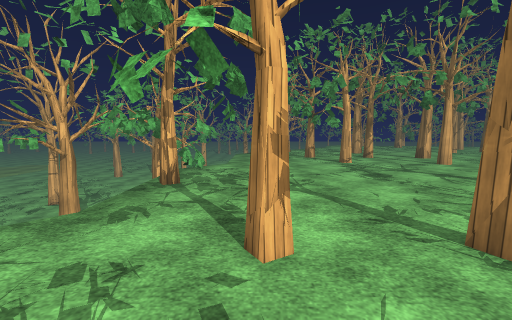
view 1 (above)

20 first-person views from a walk through a 3-D level made in the Unity game engine. The camera is 1.5 m above the floor, tilts 6° down and sees 90° across. Doors are open. The floor is counted in squares, 1 m on a side. Each view is taken from the middle of a square. On the plan, view 1 faces up. The plan holds only what a view shows up to about 13 squares ahead; the rest is blank. The place goes on beyond the plan. The player character is not drawn. Some animated figures are left out. Some surface patterns are stand-ins.

view 2
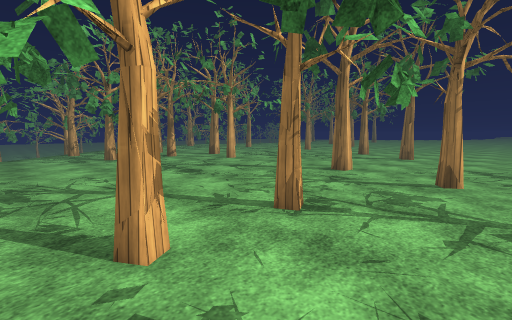

view 3
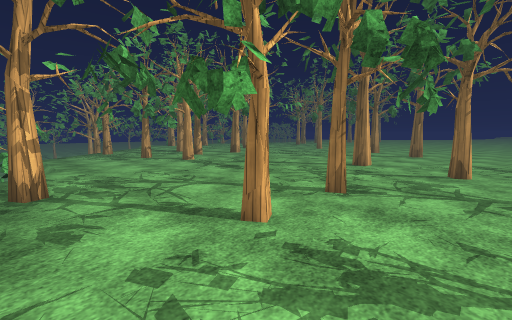

view 4
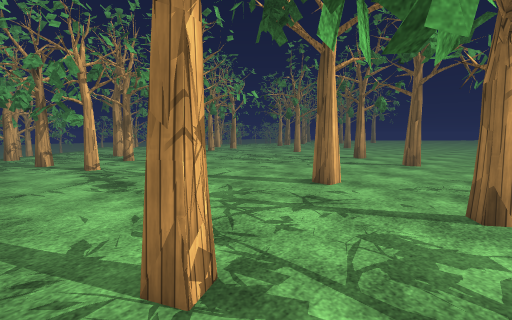

view 5
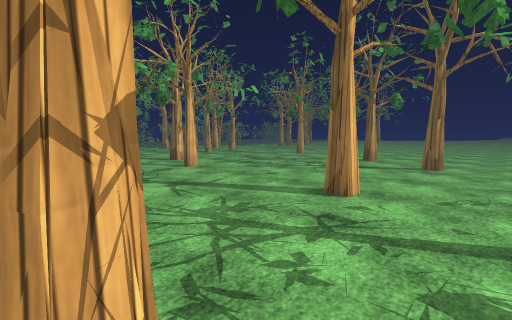

view 6
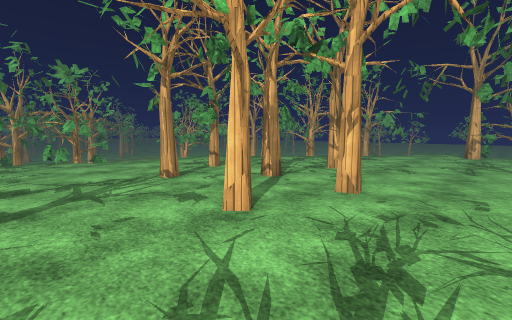

view 7
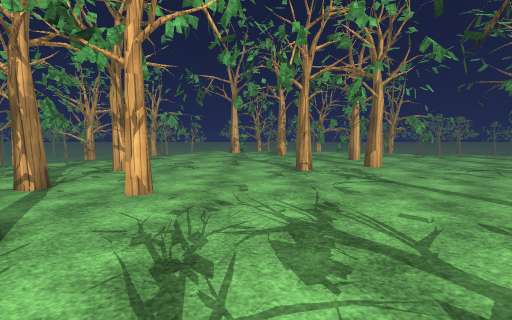

view 8
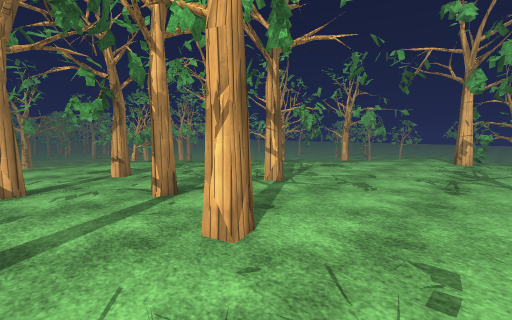

view 9
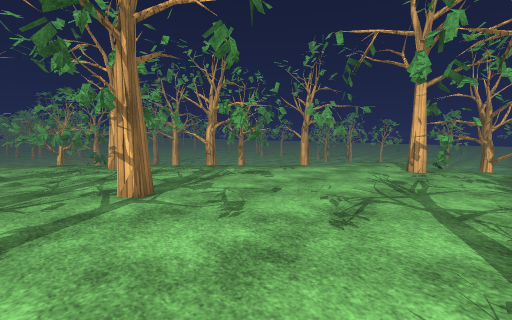

view 10
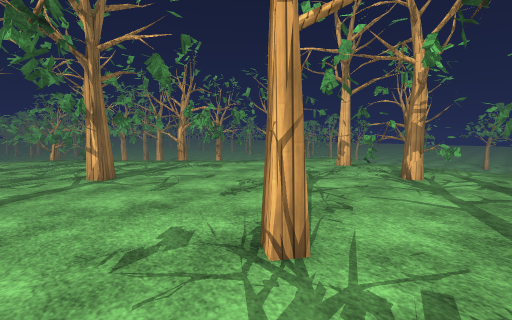

view 11
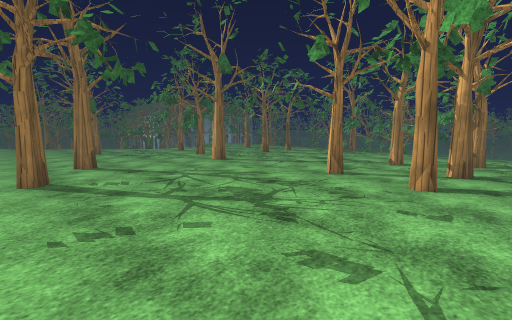

view 12
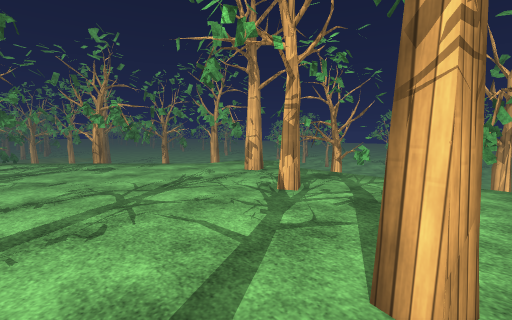

view 13
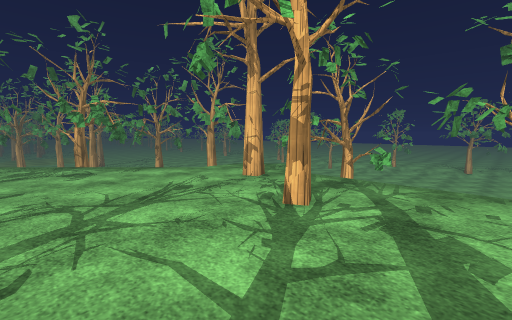

view 14
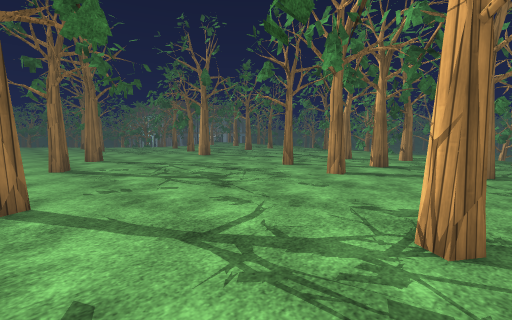

view 15
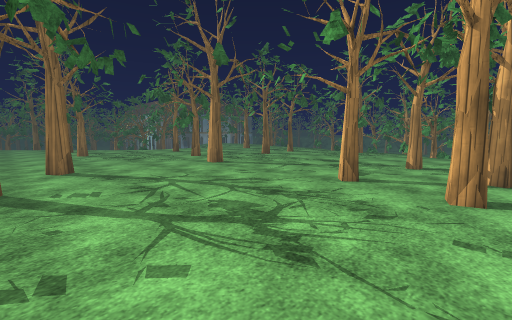

view 16
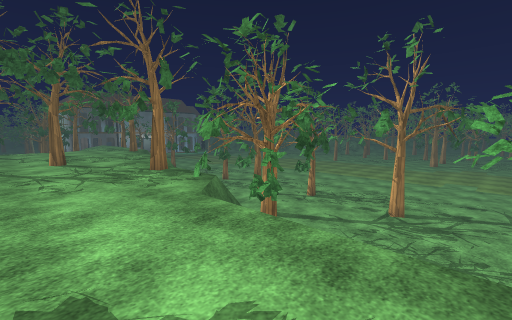

view 17
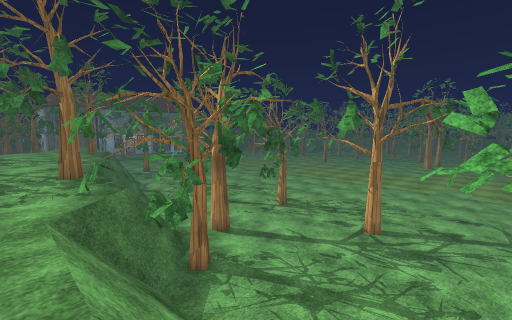

view 18
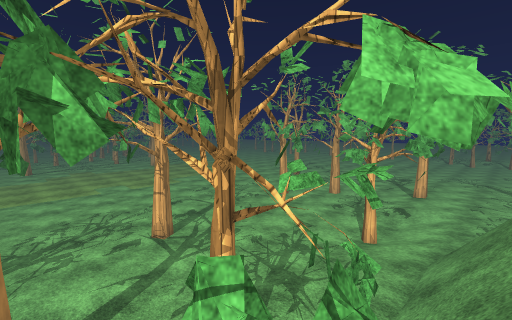

view 19
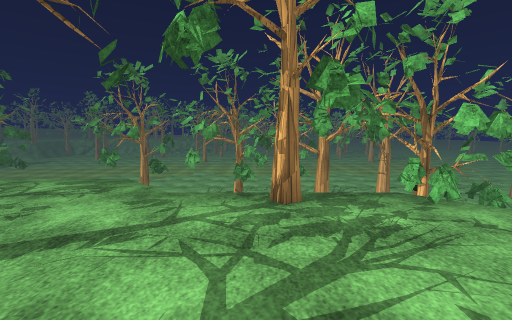

view 20
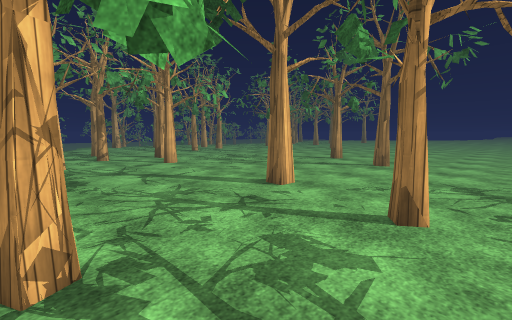

### Floor plan
Key: @ floor where view 1 was taken; # wall or solid block; x gap in a wall; . main floor; - floor 2.25 m lower than the main floor; _ floor 2.5 m lower than the main floor; / step, stairs or slope; = window, fence, low wall or low ledge; v drop or lower ground.
Columns run from 19 left of view 1 to 19 right of it. Each row starts with its distance up from view 1.
 30                             .. #  ==###
 29                             ..##.......
 28                             ..#........
 27                 --         .......#....
 26                ---        .............
 25               ----       ..............
 24              -//--       .............#
 23             _///--     ...............#
 22            ___/ -      ...............
 21           ___ //-       ...............
 20          ____#//-   .##................
 19         ______/-=  ........#...........
 18  _____________--=v.....................
 17  ____________/--=v.....................
 16   ___________---=v........#............
 15    __________---=v...... ....#.........
 14    __________---=v....  ...............
 13   ___________-- ##.... #..............#
 12  ____________-####..........#..........
 11 _____________-##=#.....................
 10 ________ ____-=x......................
  9           __/- x......................
  8           __//  #x .................#.
  7           _//   #.....................
  6                  .. ..................
  5                v............#.........
  4                ..x.....................
  3                .. ##..#................
  2               ......... ...  ..........
  1               ...... . ....#...........
  0               ... .@......... .........

Where each view was taken, in squares from view 1:
view 1: 0 up, 0 right, facing up
view 2: 0 up, 1 left, facing up-right
view 3: 0 up, 3 left, facing up-right
view 4: 1 up, 2 right, facing up-right
view 5: 2 up, 3 right, facing up-right
view 6: 9 up, 13 right, facing up-left
view 7: 9 up, 13 right, facing up
view 8: 13 up, 13 right, facing up-left
view 9: 17 up, 14 right, facing up-left
view 10: 17 up, 17 right, facing up-left
view 11: 17 up, 18 right, facing down-left
view 12: 21 up, 19 right, facing up-left
view 13: 22 up, 18 right, facing up-left
view 14: 20 up, 19 right, facing down-left
view 15: 16 up, 17 right, facing down-left
view 16: 18 up, 2 right, facing down-left
view 17: 18 up, 1 left, facing down-left
view 18: 10 up, 2 left, facing up-left
view 19: 7 up, 3 right, facing left
view 20: 0 up, 3 right, facing up-right
